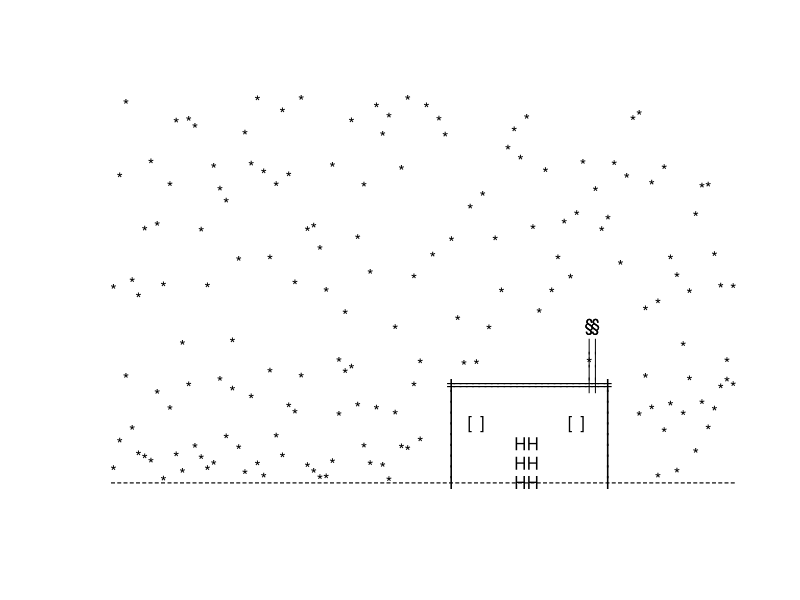
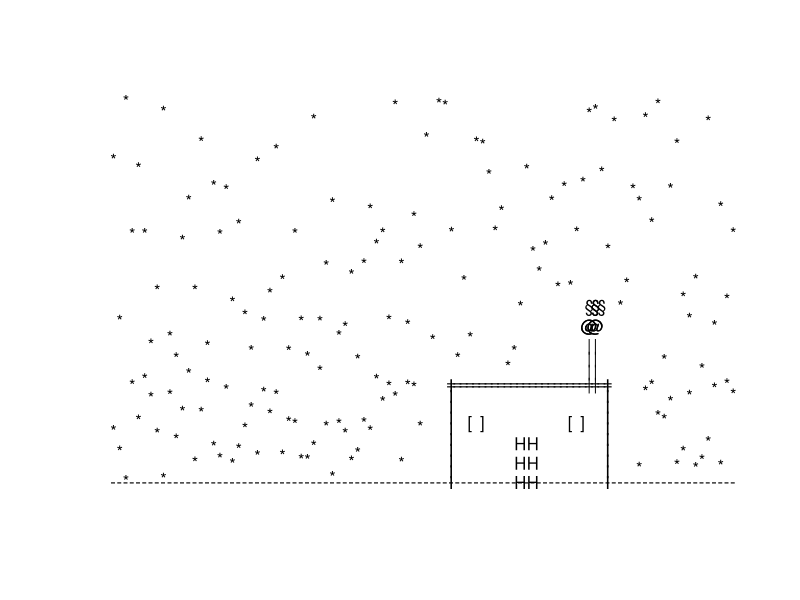
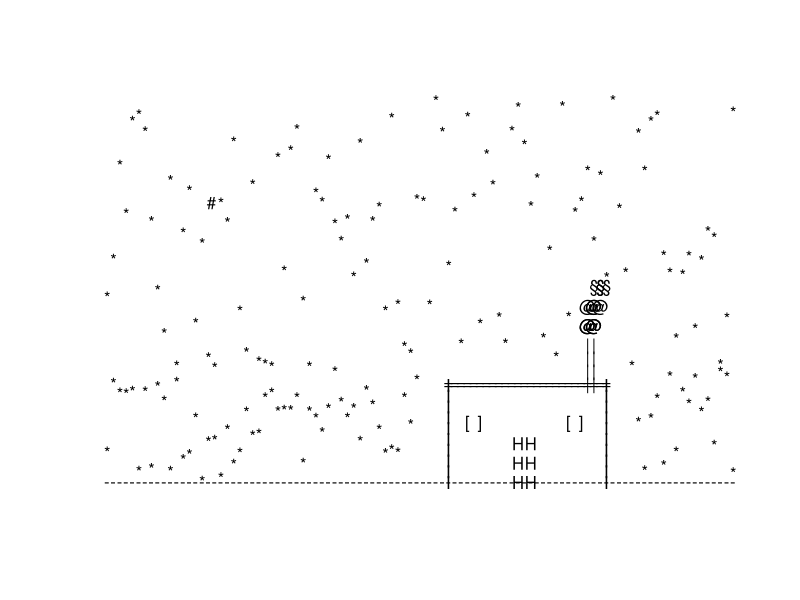
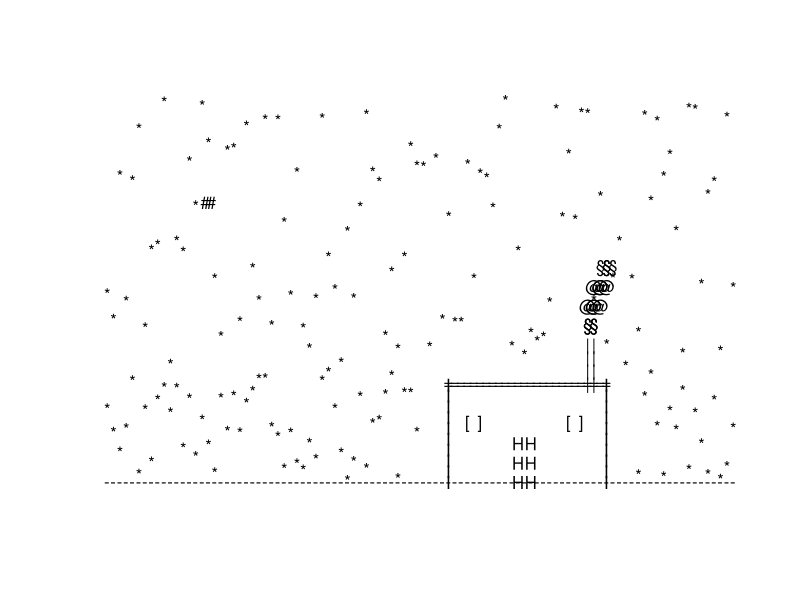
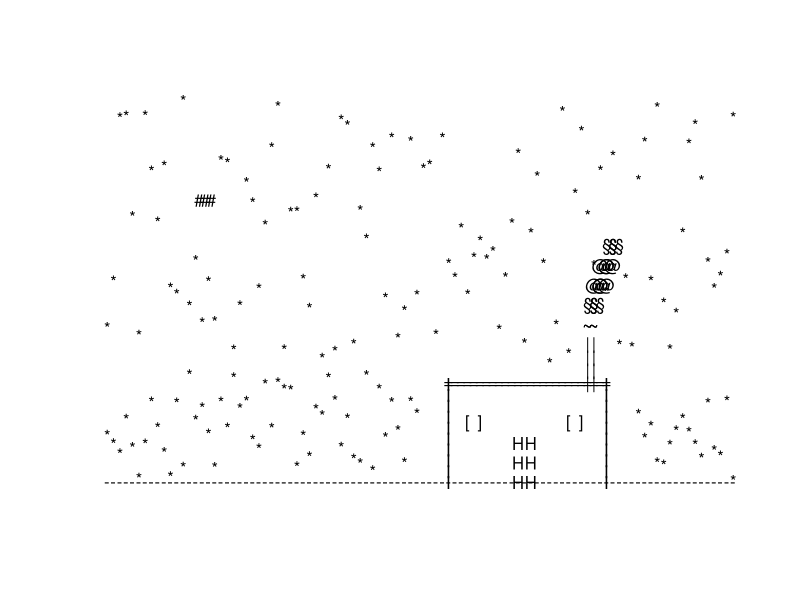
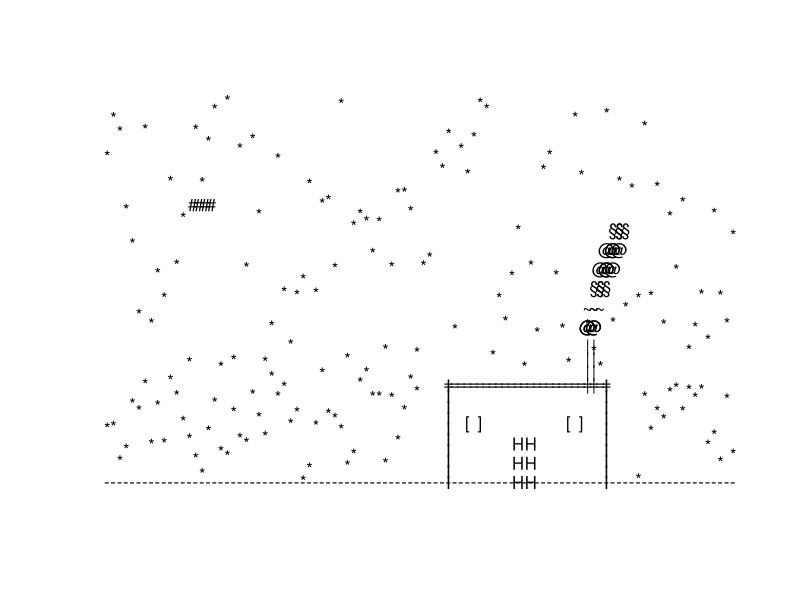
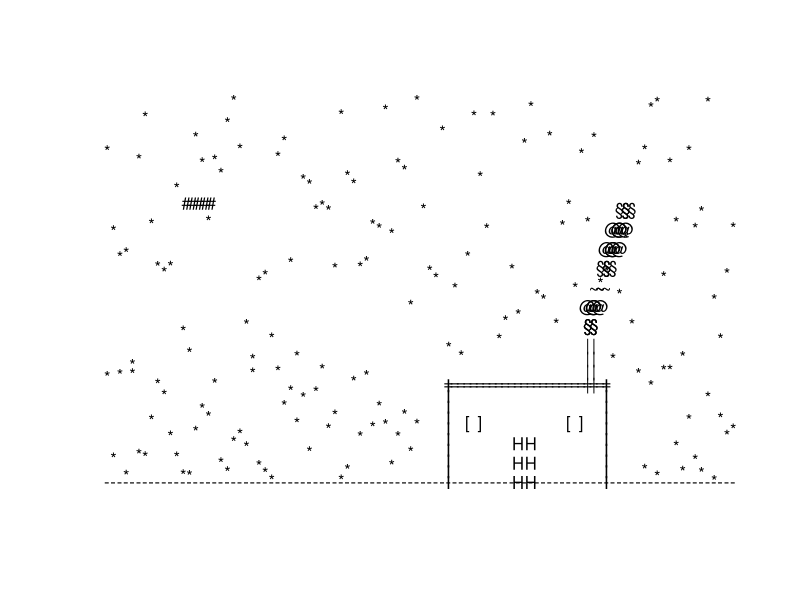
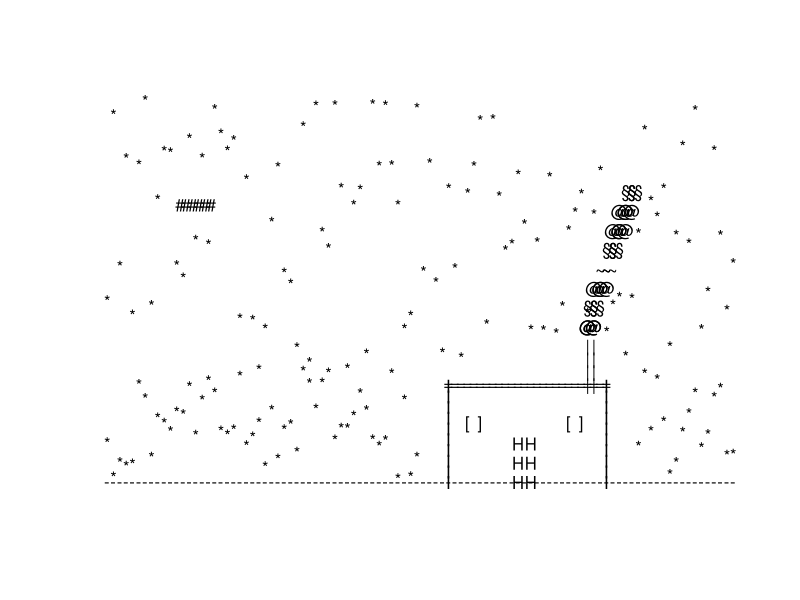

Reproduce these figures in R, in order.
## Season's Greetings in R 
## =======================


## for geek level+++, try txtplot ;-)
## uncomment lines 8 and 96
## comment line 98
## library(txtplot) # install this library if needed


rm(list=ls())

maxiter <- 100
n <- 100

{
    stari <- 0
    star <- cbind(0,0,"")
    wind <- round(runif(1,min=-5,max=5),0)
    for (i in 1:maxiter) {
        cat("\014"); cat(rep("\n",50))
       neige <- rbind(
            cbind(
                1:100,
                runif(100,min=0.3,max=1),
                '.'),
            cbind(
                c(1:50,85:100),
                runif(length(c(1:50,85:100)),min=0.01,max=0.3),
                ".")
           )

        if(stari < 0 & runif(1,0,1) < 0.1) {
            theta <- runif(1,min=0,max=2*pi)
            stari <- 11
            star <- cbind(round(runif(1,10,40),1),round(runif(1,0.3,1),2),"#")
        }

        stari <- stari-1
        
        if(stari >= 0 & stari < 10) {
            star <- rbind(
                star,
                cbind(round(as.numeric(star[10-stari,1])+cos(theta),1),
                      round(as.numeric(star[10-stari,2])+sin(theta)/20,2),
                      "#"
                      )
                )
        }

        if(stari < 0 ){
               star <- cbind(0,0,"")
           }

        maison <- rbind(
            cbind(1:100,0,"-"),
            cbind(55:80,0.25,'='),
            cbind(rep(55,10),seq(0,0.25,length=10),'I'),
            cbind(rep(80,10),seq(0,0.25,length=10),'I'),
            cbind(rep(78,4),seq(0.25,0.35,length=4),'|'),
            cbind(rep(77,4),seq(0.25,0.35,length=4),'|'),
            cbind(c(66,68),c(0,0,0.05,0.05,0.1,0.1),'H'),
            c(74,0.15,'['),
            c(76,0.15,']'),
            c(58,0.15,'['),
            c(60,0.15,']')
            )
 
        if (i == 1) {
            fumee <- cbind(rep(c(77,78),2),0.4,rep(sample(c("§","#","@","&"),1),4))
        }
        else {
            fumee <- rbind(
                fumee,
                cbind(c(c(as.numeric(fumee[((4*(i-1))-1),1]),
                          as.numeric(fumee[((4*(i-1))),1])),
                        c(as.numeric(fumee[((4*(i-1))-1),1]),
                          as.numeric(fumee[((4*(i-1))),1]))+wind),
                      as.numeric(fumee[((4*(i-1))-1),2])+0.05,
                      NA##fumee[((4*(i-1))-3):(4*(i-1)),3]
                      )
                )
            fumee[,3] <- c(rep(sample(c("~","@","§"),1),4),fumee[1:(4*(i-1)),3])
        }

        d <- rbind(neige,
                   maison,
                   fumee[as.numeric(fumee[,1])<100 & as.numeric(fumee[,2])<1,],
                   star[as.numeric(star[,1])<100 & as.numeric(star[,2])<1,]
                   )
        
        x <- as.numeric(d[,1])
        y <- as.numeric(d[,2])
        pch <- d[,3]

        ##        txtplot(x,y,pch=pch)
        
        plot(x,y,pch=gsub('\\.','*',pch),xaxt='n',yaxt='n',bty='n',xlab='',ylab='',main=substr("meRRy cRistmas and happy new yeaR !",1,i-29))
        Sys.sleep(.1) 
    }
}
